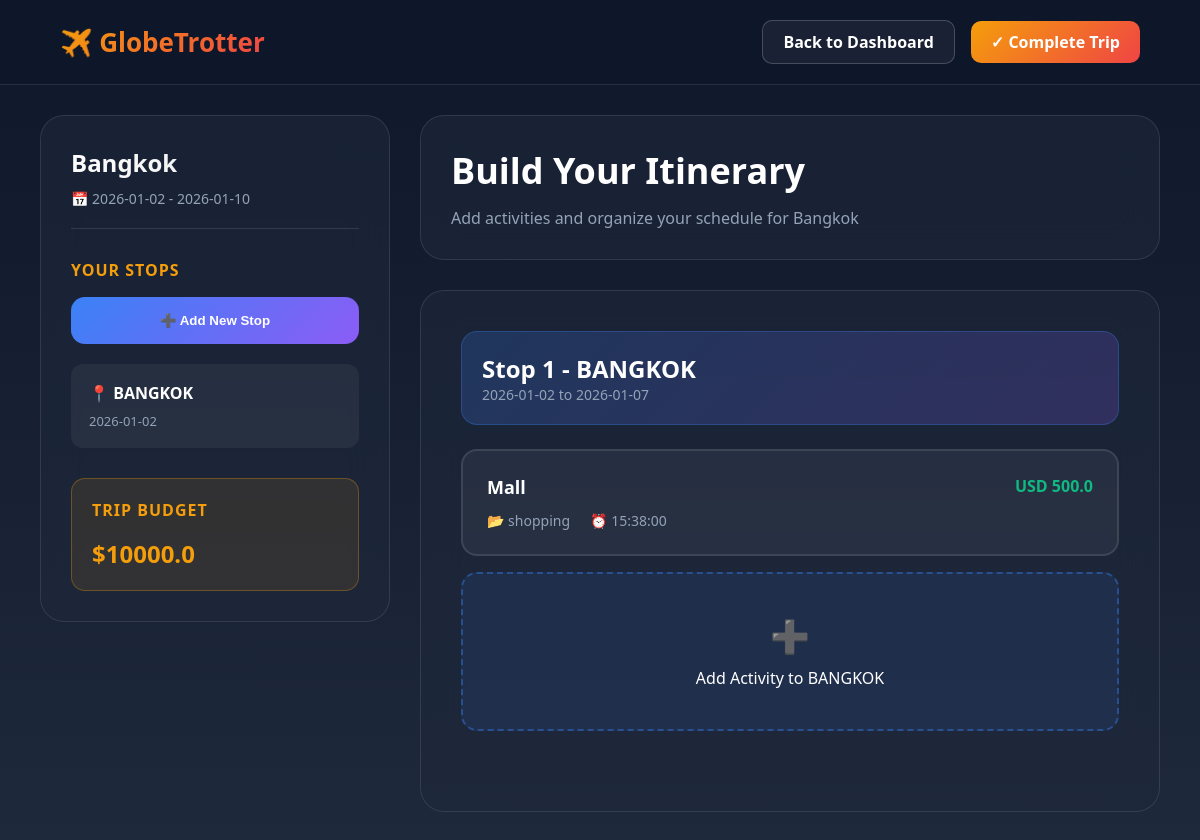
/itinerary-builder/1 (signed in), run on the app's committed database.
### models.py (models this page shows)
class Trip(db.Model):
    __tablename__ = 'trips'
    id = db.Column(db.Integer, primary_key=True)
    user_id = db.Column(db.Integer, db.ForeignKey('users.id'), nullable=False)
    name = db.Column(db.String(100), nullable=False)
    start_date = db.Column(db.Date, nullable=False)
    end_date = db.Column(db.Date, nullable=False)
    description = db.Column(db.Text)
    cover_photo = db.Column(db.String(255))
    budget_limit = db.Column(db.Float, default=0.0)
    travelers_count = db.Column(db.Integer, default=1)
    travel_style = db.Column(db.String(50)) # e.g., "Luxury"
    tags = db.Column(db.String(500))        # e.g., "Beach,Adventure,Cultural"
    is_public = db.Column(db.Boolean, default=False)
    itineraries = db.relationship('Itinerary', backref='trip', lazy=True, cascade="all, delete-orphan")

class Itinerary(db.Model):
    __tablename__ = 'itineraries'
    id = db.Column(db.Integer, primary_key=True)
    trip_id = db.Column(db.Integer, db.ForeignKey('trips.id'), nullable=False)
    city_name = db.Column(db.String(100), nullable=False)
    country_name = db.Column(db.String(100))
    iata_code = db.Column(db.String(3))
    geo_lat = db.Column(db.Float)
    geo_long = db.Column(db.Float)
    arrival_date = db.Column(db.Date, nullable=False)
    departure_date = db.Column(db.Date, nullable=False)
    stop_order = db.Column(db.Integer, default=1)
    activities = db.relationship('Activity', backref='itinerary', lazy=True, cascade="all, delete-orphan")

class Activity(db.Model):
    __tablename__ = 'activities'
    id = db.Column(db.Integer, primary_key=True)
    itinerary_id = db.Column(db.Integer, db.ForeignKey('itineraries.id'), nullable=False)
    title = db.Column(db.String(200), nullable=False)
    category = db.Column(db.String(50), nullable=False)
    cost = db.Column(db.Float, default=0.0)
    currency = db.Column(db.String(10), default='USD')
    activity_date = db.Column(db.Date, nullable=True) # Stores specific date (YYYY-MM-DD)
    start_time = db.Column(db.Time, nullable=True)
    duration_minutes = db.Column(db.Integer, nullable=True)
    is_booked = db.Column(db.Boolean, default=False)

### app.py (the view)
@app.route("/itinerary-builder/<int:trip_id>")
@login_required
def itinerary_builder(trip_id):
    trip = Trip.query.get_or_404(trip_id)
    if trip.user_id != current_user.id:
        flash("You do not have permission to edit this trip.")
        return redirect(url_for('dashboard'))
    return render_template("itinerary-builder.html", trip=trip)

### app.py (called while the page is built)
@login_manager.user_loader
def load_user(user_id):
    return User.query.get(int(user_id))

### templates/itinerary-builder.html (shortened to what this page needs)
<!DOCTYPE html>
<html lang="en">
<head>
</head>
<body>
	<nav class="navbar">
		<div class="logo">✈️ GlobeTrotter</div>
		<div class="nav-actions">
			<a href="{{ url_for('dashboard') }}" class="nav-btn">Back to Dashboard</a>
			<a href="{{ url_for('itinerary_view', trip_id=trip.id) }}" class="nav-btn primary"
				style="text-decoration: none; display: inline-block;">
				✓ Complete Trip
			</a>
		</div>
	</nav>
	<div class="container">
		<aside class="sidebar">
			<div class="trip-header">
				<h2 class="trip-name">{{ trip.name }}</h2>
				<div class="trip-dates">📅 {{ trip.start_date }} - {{ trip.end_date }}</div>
			</div>
			<div class="section-title">Your Stops</div>
			<button id="addStopBtn" class="add-stop-btn">
				➕ Add New Stop
			</button>
			<div class="stops-list">
				{% for itinerary in trip.itineraries %}
				<div class="stop-item">
					<div class="stop-header">
						<span class="stop-city">📍 {{ itinerary.city_name }}</span>
					</div>
					<div class="stop-duration">{{ itinerary.arrival_date }}</div>
				</div>
				{% else %}
				<div style="color: #94a3b8; font-size: 14px;">No stops added yet.</div>
				{% endfor %}
			</div>
			<div class="quick-stats"
				style="margin-top: 30px; padding: 20px; background: rgba(245, 158, 11, 0.1); border-radius: 14px; border: 1px solid rgba(245, 158, 11, 0.3);">
				<div class="section-title">Trip Budget</div>
				<div style="font-size: 24px; font-weight: 800; color: #f59e0b;">${{ trip.budget_limit }}</div>
			</div>
		</aside>
		<main class="main-content">
			<div class="content-header">
				<h1 class="page-title">Build Your Itinerary</h1>
				<p class="page-subtitle">Add activities and organize your schedule for {{ trip.name }}</p>
			</div>
			<div class="builder-container">
				{% for itinerary in trip.itineraries %}
				<div class="day-section">
					<div class="day-header">
						<div>
							<div class="day-title">Stop {{ loop.index }} - {{ itinerary.city_name }}</div>
							<div class="day-date">{{ itinerary.arrival_date }} to {{ itinerary.departure_date }}</div>
						</div>
					</div>
					<div class="activities-grid">
						{% for activity in itinerary.activities %}
						<div class="activity-card">
							<div class="activity-header">
								<div class="activity-name">{{ activity.title }}</div>
								<div class="activity-cost">{{ activity.currency }} {{ activity.cost }}</div>
							</div>
							<div class="activity-details">
								<div class="activity-detail">📂 {{ activity.category }}</div>
								{% if activity.start_time %}
								<div class="activity-detail">⏰ {{ activity.start_time }}</div>
								{% endif %}
							</div>
						</div>
						{% else %}
						<div style="color: #94a3b8; font-style: italic; padding: 10px;">No activities added yet.</div>
						{% endfor %}
						<div class="add-activity-card" onclick="openActivityModal('{{ itinerary.id }}')">
							<div style="font-size: 32px; margin-bottom: 10px;">➕</div>
							<div>Add Activity to {{ itinerary.city_name }}</div>
						</div>
					</div>
				</div>
				{% else %}
				<div class="empty-state">
					<h2>Let's start planning! 🌍</h2>
					<p>Use the "Add New Stop" button in the sidebar to add your first city.</p>
				</div>
				{% endfor %}
			</div>
		</main>
	</div>
</body>
</html>

### templates/itinerary-builder.html (style rules this page uses)
* { margin: 0; padding: 0; box-sizing: border-box; }
body { font-family: 'Segoe UI', Tahoma, Geneva, Verdana, sans-serif; background: linear-gradient(to bottom, #0f172a 0%, #1e293b 100%); min-height: 100vh; color: #fff; }
.navbar { background: rgba(15, 23, 42, 0.95); backdrop-filter: blur(20px); padding: 20px 60px; display: flex; justify-content: space-between; align-items: center; border-bottom: 1px solid rgba(255, 255, 255, 0.1); position: sticky; top: 0; z-index: 100; }
.logo { font-size: 26px; font-weight: 800; background: linear-gradient(135deg, #f59e0b, #ef4444); -webkit-background-clip: text; -webkit-text-fill-color: transparent; }
.nav-actions { display: flex; gap: 16px; align-items: center; }
.nav-btn { padding: 10px 20px; border-radius: 10px; border: 1px solid rgba(255, 255, 255, 0.2); background: rgba(255, 255, 255, 0.05); color: white; cursor: pointer; transition: all 0.3s ease; font-weight: 600; text-decoration: none; }
.nav-btn.primary { background: linear-gradient(135deg, #f59e0b, #ef4444); border: none; }
.container { display: grid; grid-template-columns: 350px 1fr; gap: 30px; max-width: 1600px; margin: 30px auto; padding: 0 40px; min-height: calc(100vh - 100px); }
.sidebar { background: rgba(30, 41, 59, 0.6); backdrop-filter: blur(20px); border-radius: 24px; padding: 30px; border: 1px solid rgba(255, 255, 255, 0.1); height: fit-content; position: sticky; top: 100px; }
.trip-header { margin-bottom: 30px; padding-bottom: 20px; border-bottom: 1px solid rgba(255, 255, 255, 0.1); }
.trip-name { font-size: 24px; font-weight: 800; margin-bottom: 10px; background: linear-gradient(135deg, #fff, #e0e0e0); -webkit-background-clip: text; -webkit-text-fill-color: transparent; }
.trip-dates { font-size: 14px; color: #94a3b8; display: flex; align-items: center; gap: 8px; }
.section-title { font-size: 16px; font-weight: 700; margin-bottom: 16px; color: #f59e0b; text-transform: uppercase; letter-spacing: 1px; }
.add-stop-btn { width: 100%; padding: 16px; background: linear-gradient(135deg, #3b82f6, #8b5cf6); border: none; border-radius: 14px; color: white; font-weight: 700; cursor: pointer; display: flex; align-items: center; justify-content: center; gap: 10px; margin-bottom: 20px; transition: all 0.3s ease; }
.stops-list { display: flex; flex-direction: column; gap: 12px; }
.stop-item { background: rgba(255, 255, 255, 0.05); padding: 16px; border-radius: 12px; cursor: pointer; transition: all 0.3s ease; border: 2px solid transparent; }
.stop-header { display: flex; justify-content: space-between; align-items: center; margin-bottom: 8px; }
.stop-city { font-weight: 700; font-size: 16px; }
.stop-duration { font-size: 13px; color: #94a3b8; }
.main-content { animation: fadeIn 0.8s ease-out; }
.content-header { background: rgba(30, 41, 59, 0.6); backdrop-filter: blur(20px); border-radius: 24px; padding: 30px; margin-bottom: 30px; border: 1px solid rgba(255, 255, 255, 0.1); }
.page-title { font-size: 36px; font-weight: 800; margin-bottom: 12px; }
.page-subtitle { color: #94a3b8; font-size: 16px; }
.builder-container { background: rgba(30, 41, 59, 0.6); backdrop-filter: blur(20px); border-radius: 24px; padding: 40px; border: 1px solid rgba(255, 255, 255, 0.1); }
.day-section { margin-bottom: 40px; }
.day-header { display: flex; justify-content: space-between; align-items: center; margin-bottom: 24px; padding: 20px; background: linear-gradient(135deg, rgba(59, 130, 246, 0.2), rgba(139, 92, 246, 0.2)); border-radius: 16px; border: 1px solid rgba(59, 130, 246, 0.3); }
.day-title { font-size: 24px; font-weight: 700; }
.day-date { font-size: 14px; color: #94a3b8; }
.activities-grid { display: grid; gap: 16px; }
.activity-card { background: rgba(255, 255, 255, 0.05); padding: 24px; border-radius: 16px; border: 2px solid rgba(255, 255, 255, 0.1); transition: all 0.3s ease; }
.activity-header { display: flex; justify-content: space-between; align-items: start; margin-bottom: 12px; }
.activity-name { font-size: 18px; font-weight: 700; }
.activity-details { display: flex; gap: 20px; margin-top: 12px; }
.activity-detail { display: flex; align-items: center; gap: 8px; font-size: 14px; color: #94a3b8; }
.activity-cost { color: #10b981; font-weight: 700; }
.add-activity-card { background: rgba(59, 130, 246, 0.1); border: 2px dashed rgba(59, 130, 246, 0.4); padding: 40px; border-radius: 16px; text-align: center; cursor: pointer; transition: all 0.3s ease; }

### data on the page
Trip: name "Bangkok", start_date "2026-01-02", end_date "2026-01-10", budget_limit "10000.0"
Itinerary: city_name "BANGKOK", arrival_date "2026-01-02", departure_date "2026-01-07"
Activity: title "Mall", currency "USD", cost "500.0", category "shopping", start_time "15:38:00"
